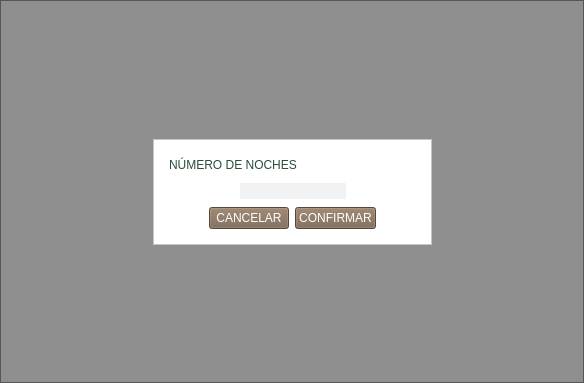
<?xml version="1.0" encoding="UTF-8"?>
<ui version="4.0">
 <class>Nights</class>
 <widget class="QWidget" name="Nights">
  <property name="geometry">
   <rect>
    <x>0</x>
    <y>0</y>
    <width>584</width>
    <height>383</height>
   </rect>
  </property>
  <property name="windowTitle">
   <string>Form</string>
  </property>
  <property name="styleSheet">
   <string notr="true"/>
  </property>
  <layout class="QVBoxLayout" name="verticalLayout_3">
   <property name="spacing">
    <number>0</number>
   </property>
   <property name="leftMargin">
    <number>0</number>
   </property>
   <property name="topMargin">
    <number>0</number>
   </property>
   <property name="rightMargin">
    <number>0</number>
   </property>
   <property name="bottomMargin">
    <number>0</number>
   </property>
   <item>
    <widget class="QFrame" name="frame_2">
     <property name="styleSheet">
      <string notr="true">background-color:rgba(0,0,0,40%);</string>
     </property>
     <property name="frameShape">
      <enum>QFrame::StyledPanel</enum>
     </property>
     <property name="frameShadow">
      <enum>QFrame::Raised</enum>
     </property>
     <layout class="QVBoxLayout" name="verticalLayout_2">
      <item>
       <spacer name="verticalSpacer_2">
        <property name="orientation">
         <enum>Qt::Vertical</enum>
        </property>
        <property name="sizeHint" stdset="0">
         <size>
          <width>20</width>
          <height>78</height>
         </size>
        </property>
       </spacer>
      </item>
      <item>
       <layout class="QHBoxLayout" name="horizontalLayout_4">
        <item>
         <spacer name="horizontalSpacer_6">
          <property name="orientation">
           <enum>Qt::Horizontal</enum>
          </property>
          <property name="sizeHint" stdset="0">
           <size>
            <width>40</width>
            <height>20</height>
           </size>
          </property>
         </spacer>
        </item>
        <item>
         <widget class="QFrame" name="frame">
          <property name="styleSheet">
           <string notr="true">background-color:white;</string>
          </property>
          <property name="frameShape">
           <enum>QFrame::StyledPanel</enum>
          </property>
          <property name="frameShadow">
           <enum>QFrame::Raised</enum>
          </property>
          <layout class="QVBoxLayout" name="verticalLayout">
           <property name="leftMargin">
            <number>15</number>
           </property>
           <property name="topMargin">
            <number>15</number>
           </property>
           <property name="rightMargin">
            <number>15</number>
           </property>
           <property name="bottomMargin">
            <number>15</number>
           </property>
           <item>
            <layout class="QHBoxLayout" name="horizontalLayout_3">
             <item>
              <widget class="QLabel" name="label_5">
               <property name="styleSheet">
                <string notr="true">font: 12pt &quot;MS Shell Dlg 2&quot;;
color: #294D39;</string>
               </property>
               <property name="text">
                <string>NÚMERO DE NOCHES</string>
               </property>
              </widget>
             </item>
             <item>
              <spacer name="horizontalSpacer">
               <property name="orientation">
                <enum>Qt::Horizontal</enum>
               </property>
               <property name="sizeHint" stdset="0">
                <size>
                 <width>40</width>
                 <height>20</height>
                </size>
               </property>
              </spacer>
             </item>
            </layout>
           </item>
           <item>
            <layout class="QHBoxLayout" name="horizontalLayout_2">
             <item>
              <spacer name="horizontalSpacer_3">
               <property name="orientation">
                <enum>Qt::Horizontal</enum>
               </property>
               <property name="sizeHint" stdset="0">
                <size>
                 <width>40</width>
                 <height>20</height>
                </size>
               </property>
              </spacer>
             </item>
             <item>
              <widget class="QLineEdit" name="nights">
               <property name="styleSheet">
                <string notr="true">background-color:#F2F2F2;
font: 12pt &quot;MS Shell Dlg 2&quot;;
border:0px solid;
color: #294D39;
min-width:20em;
max-width:20em;
min-height:2em;
max-height:2em;</string>
               </property>
               <property name="cursorPosition">
                <number>0</number>
               </property>
               <property name="alignment">
                <set>Qt::AlignCenter</set>
               </property>
              </widget>
             </item>
             <item>
              <spacer name="horizontalSpacer_2">
               <property name="orientation">
                <enum>Qt::Horizontal</enum>
               </property>
               <property name="sizeHint" stdset="0">
                <size>
                 <width>40</width>
                 <height>20</height>
                </size>
               </property>
              </spacer>
             </item>
            </layout>
           </item>
           <item>
            <layout class="QHBoxLayout" name="horizontalLayout">
             <item>
              <spacer name="horizontalSpacer_4">
               <property name="orientation">
                <enum>Qt::Horizontal</enum>
               </property>
               <property name="sizeHint" stdset="0">
                <size>
                 <width>40</width>
                 <height>20</height>
                </size>
               </property>
              </spacer>
             </item>
             <item>
              <widget class="QPushButton" name="pushButton">
               <property name="styleSheet">
                <string notr="true">font: 12pt &quot;MS Shell Dlg 2&quot;;
color:white;
background-color:#79634E;
min-width:8.5em;
max-width:8.5em;
min-height:2.5em;
max-height:2.5em;</string>
               </property>
               <property name="text">
                <string>CANCELAR</string>
               </property>
              </widget>
             </item>
             <item>
              <widget class="QPushButton" name="pushButton_9">
               <property name="styleSheet">
                <string notr="true">font: 12pt &quot;MS Shell Dlg 2&quot;;
color:white;
background-color:#79634E;
min-width:8.5em;
max-width:8.5em;
min-height:2.5em;
max-height:2.5em;</string>
               </property>
               <property name="text">
                <string>CONFIRMAR</string>
               </property>
              </widget>
             </item>
             <item>
              <spacer name="horizontalSpacer_5">
               <property name="orientation">
                <enum>Qt::Horizontal</enum>
               </property>
               <property name="sizeHint" stdset="0">
                <size>
                 <width>40</width>
                 <height>20</height>
                </size>
               </property>
              </spacer>
             </item>
            </layout>
           </item>
          </layout>
         </widget>
        </item>
        <item>
         <spacer name="horizontalSpacer_7">
          <property name="orientation">
           <enum>Qt::Horizontal</enum>
          </property>
          <property name="sizeHint" stdset="0">
           <size>
            <width>40</width>
            <height>20</height>
           </size>
          </property>
         </spacer>
        </item>
       </layout>
      </item>
      <item>
       <spacer name="verticalSpacer">
        <property name="orientation">
         <enum>Qt::Vertical</enum>
        </property>
        <property name="sizeHint" stdset="0">
         <size>
          <width>20</width>
          <height>114</height>
         </size>
        </property>
       </spacer>
      </item>
     </layout>
    </widget>
   </item>
  </layout>
 </widget>
 <tabstops>
  <tabstop>nights</tabstop>
  <tabstop>pushButton_9</tabstop>
 </tabstops>
 <resources/>
 <connections/>
</ui>
